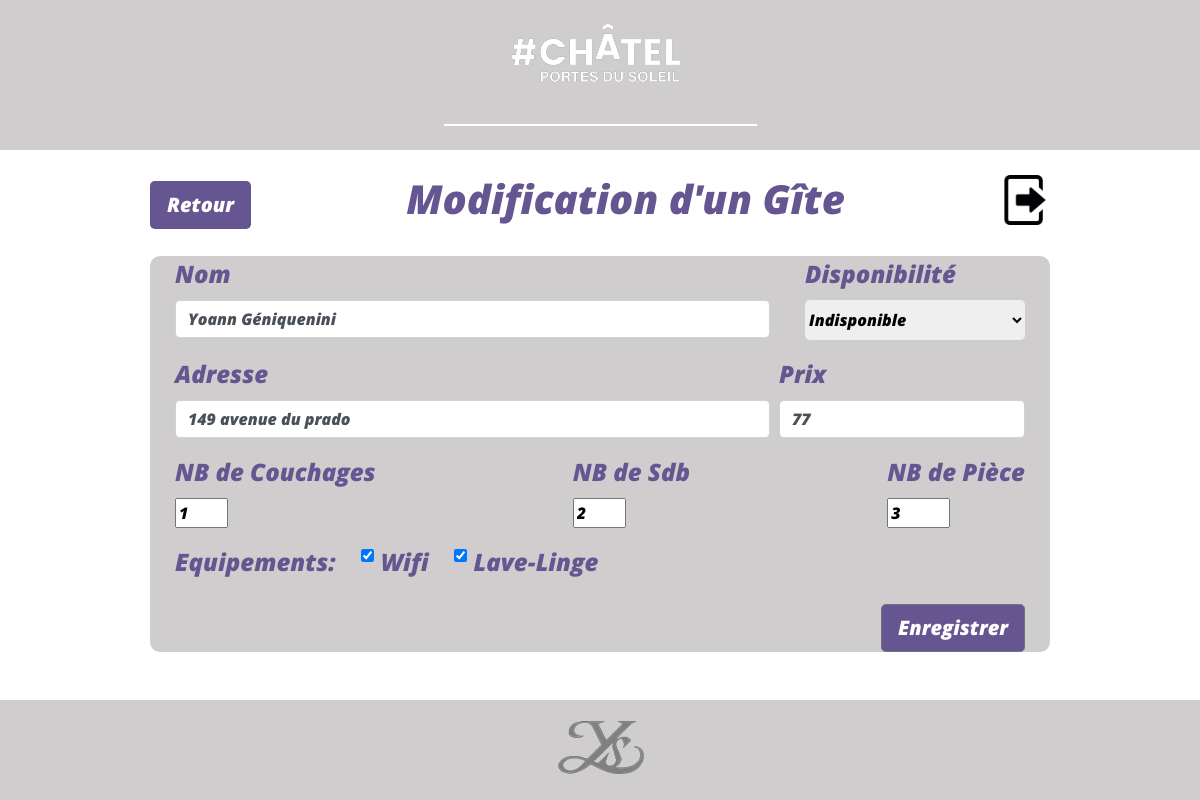
Screenshot of /website_sources/admin/dashboard/modification_gite.php?id_gite=100&type=Appartement (signed in) with the database file from the repository.
### tables this page shows
CREATE TABLE `gite` (
  `id_gite` int(11) NOT NULL,
  `nom` varchar(255) DEFAULT NULL,
  `dispo` varchar(100) DEFAULT NULL,
  `adresse` varchar(255) DEFAULT NULL,
  `prix` varchar(50) DEFAULT NULL,
  `categorie` varchar(255) DEFAULT NULL,
  `nbr_couchage` int(11) DEFAULT NULL,
  `nbr_sdb` int(11) DEFAULT NULL,
  `nbr_piece` int(11) DEFAULT NULL,
  `equipement_1` varchar(100) DEFAULT NULL,
  `equipement_2` varchar(100) DEFAULT NULL,
  `equipement_3` varchar(100) DEFAULT NULL,
  `equipement_4` varchar(100) DEFAULT NULL,
  `descrip` longtext DEFAULT NULL,
  `img_pre` varchar(255) DEFAULT NULL,
  `img_carrou_1` varchar(255) DEFAULT NULL,
  `img_carrou_2` varchar(255) DEFAULT NULL,
  `img_carrou_3` varchar(255) DEFAULT NULL
);

### website_sources/inc/CRUD/read_select.php (called while the page is built, shortened)
<?php
if(isset($_GET['id_gite']) && !empty($_GET['id_gite'])){
    require_once('../../inc/db/connect.php');
    $id_gite = strip_tags($_GET['id_gite']);
    $sql = 'SELECT * FROM `gite` WHERE `id_gite` = :id_gite;';
    $query = $db->prepare($sql);
    $query->bindValue(':id_gite', $id_gite, PDO::PARAM_INT);
    $query->execute();
    $gite = $query->fetch();
}else{
        $_SESSION['erreur'] = "URL invalide";
        header('Location:index.php');
}
?>

### website_sources/inc/CRUD/form_update/form_update_appartement.php (the view)
<form class="form_ajout" method="post">
           <div class="form_contain">
               <div class="nom_dispo">
                   <div class="input_nom form-group">
                       <label for="nom">Nom</label>
                       <input type="text" id="nom" name="nom" value="<?=$gite['nom']?>" class="form-control">
                   </div>
                   <?php
                       if ($gite['dispo'] == 0){
                           require_once('../../inc/CRUD/update_dispo/update_indispo.php');
                       }else{
                           require_once('../../inc/CRUD/update_dispo/update_dispo.php');
                       }
                   ?>
               </div>
               <div class="adresse_prix">
                   <div class="input_adresse form-group">
                       <label for='adresse'>Adresse</label>
                       <input type="text" id='adresse' name='adresse' value="<?=$gite['adresse']?>" class="form-control">
                   </div>
                   <div class="input_prix form-group">
                       <label for="prix">Prix</label>
                       <input type="text" id="prix" name="prix" value="<?=$gite['prix']?>" class="form-control">
                   </div>
               </div>
               <div class="nb">
                   <div class="form-group">
                       <label for="nbr_couchage">NB de Couchages</label><br>
                       <input name="nbr_couchage" type="number" min="1" max="8" value="<?=$gite['nbr_couchage']?>">
                   </div>
                   <div class="form-group">
                       <label for="nbr_sdb">NB de Sdb</label><br>
                       <input name="nbr_sdb" type="number" min="1" max="8" value="<?=$gite['nbr_sdb']?>">
                   </div>
                   <div class="form-group">
                       <label for="nbr_piece">NB de Pièce</label><br>
                       <input name="nbr_piece" type="number" min="1" max="10" value="<?=$gite['nbr_piece']?>">
                   </div>
               </div>
               <div class="input_equip form-group">
                   <label for="Equipements">Equipements:</label><br>
                   <div class="equip_space form-check">
                       <?php
                           if ($gite['equipement_1'] == "Wifi"){
                               require_once('../../inc/CRUD/equipement/equipement_1_check.php');
                           }else{
                               require_once('../../inc/CRUD/equipement/equipement_1_ncheck.php');
                           }
                       ?>
                   </div>
                   <div class="equip_space form-check">
                       <?php
                           if ($gite['equipement_2'] == "Lave-Linge"){
                               require_once('../../inc/CRUD/equipement/equipement_2_check.php');
                           }else{
                               require_once('../../inc/CRUD/equipement/equipement_2_ncheck.php');
                           }
                       ?>
                   </div>
               </div>
               <div class="div_bu_form">
                   <button class="rubberBand bu_form  btn btn-secondary btn-lg">Enregistrer</button>
               </div>
           </div>
       </form>

### website_sources/assets/css/style_ajout_modif.css (style rules this page uses)
html { width: 100% auto; height: 100% auto; }
body { font-family: 'Opensans'; }
.form_ajout { width: 75%; background-color: #cfcdcd ; border-radius: 10px; margin-left: auto; margin-right: auto; }
.form_contain { height: 90%; margin:25px!important; }
label { color: #655691; font-size: 1.5rem; font-weight: bold; }
.nom_dispo { display: flex; flex-wrap: wrap; justify-content: space-between; }
.input_nom { width: 70%; }
.adresse_prix { display: flex; flex-wrap: wrap; justify-content: space-between; }
.input_adresse { width: 70%; }
.nb { display: flex; flex-wrap: wrap; justify-content: space-between; }
.input_equip { display: flex; flex-wrap: wrap; }
.equip_space { margin-left: 25px; }
.div_bu_form { text-align: right; }
.bu_form { background-color: #655691; color: white; font-weight: normal; }

### rows the page displays
gite: nom "Yoann Géniquenini", adresse "149 avenue du prado", prix "77", nbr_couchage "1", nbr_sdb "2", nbr_piece "3"
